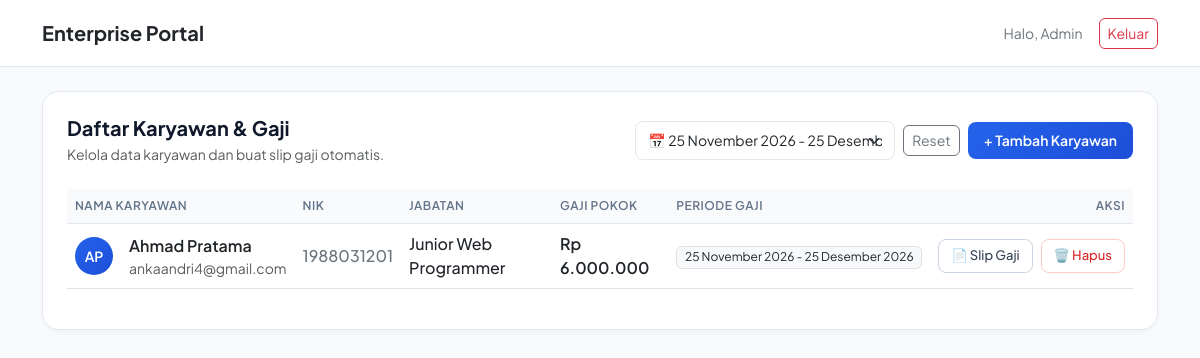
The app's page /dashboard.php?filter_periode=25 November 2026 - 25 Desember 2026 with its own data.
### tables this page shows
CREATE TABLE `karyawan` (
  `id` int(11) NOT NULL,
  `nama` varchar(100) NOT NULL,
  `nik` varchar(50) NOT NULL,
  `email` varchar(100) NOT NULL,
  `jabatan` varchar(100) NOT NULL,
  `gaji_pokok` decimal(12,2) DEFAULT 0.00,
  `periode` varchar(100) DEFAULT '25 November 2026 - 25 Desember 2026',
  `created_at` timestamp NOT NULL DEFAULT current_timestamp()
);

### dashboard.php (the view, shortened to what this page needs)
<?php
include 'koneksi.php';
$filter_periode = $_GET['filter_periode'] ?? '';
if (!empty($filter_periode)) {
    $filter_escaped = mysqli_real_escape_string($koneksi, $filter_periode);
    $query_karyawan = "SELECT * FROM karyawan WHERE periode = '$filter_escaped' ORDER BY id DESC";
} else {
    $query_karyawan = "SELECT * FROM karyawan ORDER BY id DESC";
}
$result = mysqli_query($koneksi, $query_karyawan);
$query_list_periode = mysqli_query($koneksi, "SELECT DISTINCT periode FROM karyawan WHERE periode IS NOT NULL AND periode != '' ORDER BY id DESC");
?>
<!DOCTYPE html>
<html lang="id">
<head>
    <link href="https://cdn.jsdelivr.net/npm/bootstrap@5.3.0/dist/css/bootstrap.min.css" rel="stylesheet">
</head>
<body>
<nav class="navbar navbar-custom py-3 mb-4">
    <div class="container">
        <span class="navbar-brand mb-0 h1 fw-bold text-dark fs-5">Enterprise Portal</span>
        <div class="d-flex align-items-center gap-3">
            <span class="small text-secondary d-none d-sm-inline">Halo, Admin</span>
            <a href="index.php" class="btn btn-outline-danger btn-sm rounded-2">Keluar</a>
        </div>
    </div>
</nav>
<div class="container mb-5">
    <div class="main-card p-3 p-md-4">
        <div class="d-flex justify-content-between align-items-center mb-4 flex-wrap gap-3">
            <div>
                <h5 class="fw-bold mb-1">Daftar Karyawan & Gaji</h5>
                <p class="text-muted small mb-0">Kelola data karyawan dan buat slip gaji otomatis.</p>
            </div>
            <div class="d-flex align-items-center gap-2 flex-wrap">
                <form action="dashboard.php" method="GET" class="d-flex gap-2 align-items-center">
                    <select name="filter_periode" class="form-select filter-select" onchange="this.form.submit()">
                        <?php while ($p = mysqli_fetch_assoc($query_list_periode)): ?>
                            <option value="<?php echo htmlspecialchars($p['periode']); ?>" <?php echo ($filter_periode === $p['periode']) ? 'selected' : ''; ?>>
                                📅 <?php echo htmlspecialchars($p['periode']); ?>
                            </option>
                        <?php endwhile; ?>
                    </select>
                    <?php if (!empty($filter_periode)): ?>
                        <a href="dashboard.php" class="btn btn-outline-secondary btn-sm rounded-2">Reset</a>
                    <?php endif; ?>
                </form>
                <button class="btn btn-tambah" data-bs-toggle="modal" data-bs-target="#modalPilihPeriode">+ Tambah Karyawan</button>
            </div>
        </div>
        <div class="table-responsive">
            <table class="table table-hover align-middle">
                <thead>
                    <tr>
                        <th>Nama Karyawan</th>
                        <th>NIK</th>
                        <th>Jabatan</th>
                        <th>Gaji Pokok</th>
                        <th>Periode Gaji</th>
                        <th class="text-end">Aksi</th>
                    </tr>
                </thead>
                <tbody>
                    <?php if (mysqli_num_rows($result) > 0): ?>
                        <?php while ($row = mysqli_fetch_assoc($result)):
                            $words = explode(" ", $row['nama']);
                            $inisial = strtoupper(substr($words[0], 0, 1) . (isset($words[1]) ? substr($words[1], 0, 1) : ''));
                        ?>
                        <tr>
                            <td>
                                <div class="d-flex align-items-center gap-3">
                                    <div class="avatar"><?php echo $inisial; ?></div>
                                    <div>
                                        <div class="fw-semibold text-dark"><?php echo htmlspecialchars($row['nama']); ?></div>
                                        <div class="text-muted small"><?php echo htmlspecialchars($row['email']); ?></div>
                                    </div>
                                </div>
                            </td>
                            <td class="fw-medium text-secondary"><?php echo htmlspecialchars($row['nik']); ?></td>
                            <td class="fw-medium text-dark"><?php echo htmlspecialchars($row['jabatan']); ?></td>
                            <td class="fw-semibold text-dark">Rp <?php echo number_format($row['gaji_pokok'], 0, ',', '.'); ?></td>
                            <td><span class="badge bg-light text-dark border fw-normal"><?php echo htmlspecialchars($row['periode'] ?? '25 Nov - 25 Des 2026'); ?></span></td>
                            <td class="text-end">
                                <div class="d-flex justify-content-end gap-2">
                                    <a href="slip_gaji.php?id=<?php echo $row['id']; ?>" class="btn-action">📄 Slip Gaji</a>
                                    <a href="dashboard.php?hapus=<?php echo $row['id']; ?>" class="btn-delete" onclick="return confirm('Apakah Anda yakin ingin menghapus data ini?')">🗑️ Hapus</a>
                                </div>
                            </td>
                        </tr>
                        <?php endwhile; ?>
                    <?php else: ?>
                        <tr><td colspan="6" class="text-center py-5 text-muted">Data karyawan tidak ditemukan.</td></tr>
                    <?php endif; ?>
                </tbody>
            </table>
        </div>
    </div>
</div>
</body>
</html>

### dashboard.php (style rules this page uses)
body { font-family: 'Plus Jakarta Sans', sans-serif; background-color: #f8fafc; color: #0f172a; }
.navbar-custom { background: #ffffff; border-bottom: 1px solid #e2e8f0; }
.main-card { background: #ffffff; border: 1px solid #e2e8f0; border-radius: 16px; box-shadow: 0 4px 6px -1px rgba(0,0,0,0.03); }
.table th { color: #64748b; font-weight: 600; font-size: 12px; text-transform: uppercase; letter-spacing: 0.5px; background-color: #f8fafc; border-bottom: 1px solid #e2e8f0; }
.avatar { width: 38px; height: 38px; border-radius: 50%; background: linear-gradient(135deg, #2563eb 0%, #1d4ed8 100%); color: white; font-weight: 600; display: flex; align-items: center; justify-content: center; font-size: 14px; flex-shrink: 0; }
.btn-action { background: #ffffff; border: 1.5px solid #cbd5e1; color: #334155; font-size: 13px; font-weight: 500; border-radius: 8px; padding: 6px 12px; text-decoration: none; transition: all 0.2s; display: inline-flex; align-items: center; gap: 4px; white-space: nowrap; }
.btn-delete { background: #ffffff; border: 1.5px solid #fecaca; color: #dc2626; font-size: 13px; font-weight: 500; border-radius: 8px; padding: 6px 12px; text-decoration: none; transition: all 0.2s; display: inline-flex; align-items: center; white-space: nowrap; }
.btn-tambah { background: linear-gradient(135deg, #2563eb 0%, #1d4ed8 100%); color: white; border: none; border-radius: 8px; padding: 8px 16px; font-weight: 600; font-size: 14px; transition: all 0.2s; white-space: nowrap; }
.filter-select { border-radius: 8px; border: 1.5px solid #e2e8f0; font-size: 14px; padding: 8px 12px; max-width: 260px; }
.form-control, .form-select { border-radius: 8px; border: 1.5px solid #e2e8f0; font-size: 14px; }

### records on screen
karyawan: nama "AP", nama "Ahmad Pratama", email "ankaandri4@gmail.com", nik "1988031201", jabatan "Junior Web Programmer", gaji_pokok "6.000.000", periode "25 November 2026 - 25 Desember 2026"
